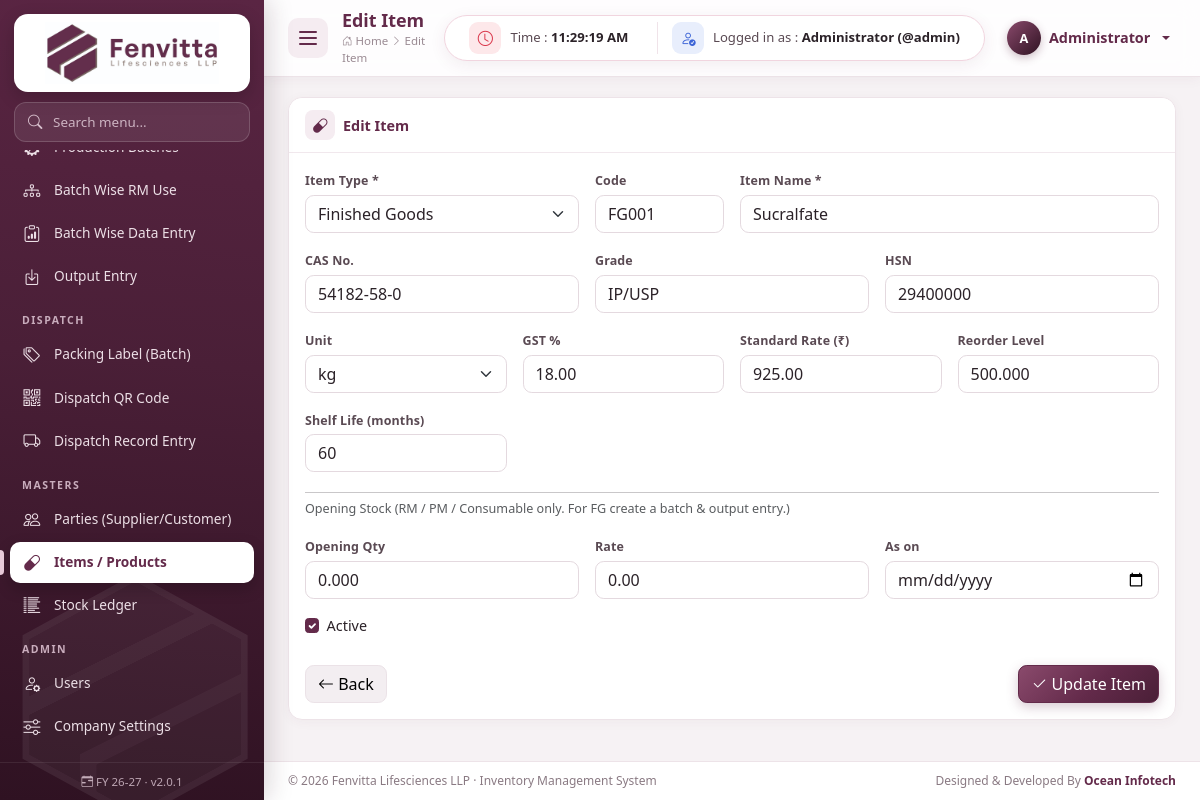
Screenshot of /items/edit/1 (signed in) with the database file from the repository.
### tables this page shows
CREATE TABLE items (
  id INT AUTO_INCREMENT PRIMARY KEY,
  item_type ENUM('RM','PM','FG','CONSUMABLE','SERVICE') NOT NULL DEFAULT 'RM',
  code VARCHAR(40) NULL,
  name VARCHAR(150) NOT NULL,
  cas_no VARCHAR(40) NULL,
  grade VARCHAR(60) NULL,
  hsn VARCHAR(20) NULL,
  unit VARCHAR(15) NOT NULL DEFAULT 'kg',
  gst_rate DECIMAL(5,2) NOT NULL DEFAULT 18,
  std_rate DECIMAL(14,2) NOT NULL DEFAULT 0,
  reorder_level DECIMAL(14,3) NOT NULL DEFAULT 0,
  opening_qty DECIMAL(14,3) NOT NULL DEFAULT 0,
  opening_rate DECIMAL(14,2) NOT NULL DEFAULT 0,
  opening_date DATE NULL,
  shelf_life_months INT NOT NULL DEFAULT 0,
  is_active TINYINT(1) NOT NULL DEFAULT 1,
  created_at TIMESTAMP DEFAULT CURRENT_TIMESTAMP,
  INDEX (item_type)
);

### includes/functions.php (called while the page is built, shortened)
<?php
require_once __DIR__ . '/db.php';
function e($v): string
{
    return htmlspecialchars((string)($v ?? ''), ENT_QUOTES, 'UTF-8');
}
function url(string $path = ''): string
{
    return BASE_URL . ltrim($path, '/');
}
function get(string $k, $default = '')
{
    $v = $_GET[$k] ?? $default;
    return is_string($v) ? trim($v) : $v;
}
function item_type_label(string $t): string
{
    return [
        'RM' => 'Raw Material', 'PM' => 'Packing Material', 'FG' => 'Finished Goods',
        'CONSUMABLE' => 'Consumable / Others', 'SERVICE' => 'Service / Expense',
    ][$t] ?? $t;
}

### includes/db.php (called while the page is built, shortened)
<?php
$conn = null;
function db()
{
    global $conn;
    if ($conn === null) {
        try {
            $conn = mysqli_connect(DB_HOST, DB_USER, DB_PASS, DB_NAME, DB_PORT);
            mysqli_set_charset($conn, 'utf8mb4');
        } catch (mysqli_sql_exception $e) {
            http_response_code(500);
            die('<h3 style="font-family:sans-serif;color:#632a4a">Database connection failed.</h3>'
                . '<p style="font-family:sans-serif">Check <code>config/config.php</code> and import <code>database/fenvita_inventory.sql</code>.<br><small>'
                . htmlspecialchars($e->getMessage()) . '</small></p>');
        }
    }
    return $conn;
}
function q($sql, $params = [])
{
    $stmt = mysqli_prepare(db(), $sql);
    if ($params) {
        $types = '';
        $values = [];
        foreach ($params as $p) {
            if (is_int($p)) {
                $types .= 'i';
            } elseif (is_float($p)) {
                $types .= 'd';
            } else {
                $types .= 's';
            }
            $values[] = $p;
        }
        mysqli_stmt_bind_param($stmt, $types, ...$values);
    }
    mysqli_stmt_execute($stmt);
    $result = mysqli_stmt_get_result($stmt);
    return $result === false ? true : $result;
}
function row($sql, $params = [])
{
    $result = q($sql, $params);
    $r = mysqli_fetch_assoc($result);
    return $r ?: null;
}

### modules/items/add.php (the view, shortened to what this page needs)
<?php
$types = ['RM', 'PM', 'FG', 'CONSUMABLE', 'SERVICE'];
$id = (int)get('id');
$item = $id ? row('SELECT * FROM items WHERE id=?', [$id]) : null;
$it = $item ?? [
    'item_type' => in_array(get('type'), $types) ? get('type') : 'RM', 'code' => '', 'name' => '', 'cas_no' => '', 'grade' => '', 'hsn' => '',
    'unit' => 'kg', 'gst_rate' => 18, 'std_rate' => 0, 'reorder_level' => 0, 'shelf_life_months' => 0,
    'opening_qty' => 0, 'opening_rate' => 0, 'opening_date' => today(), 'is_active' => 1,
];
$pageTitle = $item ? 'Edit Item' : 'Add Item';
include ROOT_PATH . '/includes/header.php';
?>
<div class="card" style="max-width:900px">
    <div class="card-header"><i class="bi bi-capsule"></i> <?= $pageTitle ?></div>
    <div class="card-body">
        <form method="post">
            <div class="row g-3">
                <div class="col-md-4">
                    <label class="form-label">Item Type *</label>
                    <select name="item_type" class="form-select">
                        <?php foreach ($types as $t): ?><option value="<?= $t ?>" <?= $it['item_type'] === $t ? 'selected' : '' ?>><?= item_type_label($t) ?></option><?php endforeach; ?>
                    </select>
                </div>
                <div class="col-md-2"><label class="form-label">Code</label><input name="code" class="form-control" value="<?= e($it['code']) ?>"></div>
                <div class="col-md-6"><label class="form-label">Item Name *</label><input name="name" class="form-control" required value="<?= e($it['name']) ?>"></div>
                <div class="col-md-4"><label class="form-label">CAS No.</label><input name="cas_no" class="form-control" value="<?= e($it['cas_no']) ?>"></div>
                <div class="col-md-4"><label class="form-label">Grade</label><input name="grade" class="form-control" placeholder="IP/USP/BP" value="<?= e($it['grade']) ?>"></div>
                <div class="col-md-4"><label class="form-label">HSN</label><input name="hsn" class="form-control" value="<?= e($it['hsn']) ?>"></div>
                <div class="col-md-3">
                    <label class="form-label">Unit</label>
                    <select name="unit" class="form-select">
                        <?php foreach (['kg', 'Ltr', 'MT', 'gm', 'Nos', 'Drum', 'Bag'] as $u): ?><option <?= $it['unit'] === $u ? 'selected' : '' ?>><?= $u ?></option><?php endforeach; ?>
                    </select>
                </div>
                <div class="col-md-3"><label class="form-label">GST %</label><input type="number" step="0.01" name="gst_rate" class="form-control" value="<?= e($it['gst_rate']) ?>"></div>
                <div class="col-md-3"><label class="form-label">Standard Rate (₹)</label><input type="number" step="0.01" name="std_rate" class="form-control" value="<?= e($it['std_rate']) ?>"></div>
                <div class="col-md-3"><label class="form-label">Reorder Level</label><input type="number" step="0.001" name="reorder_level" class="form-control" value="<?= e($it['reorder_level']) ?>"></div>
                <div class="col-md-3"><label class="form-label">Shelf Life (months)</label><input type="number" name="shelf_life_months" class="form-control" value="<?= e($it['shelf_life_months']) ?>"></div>
                <div class="col-12"><hr class="my-1"><small class="text-muted">Opening Stock (RM / PM / Consumable only. For FG create a batch &amp; output entry.)</small></div>
                <div class="col-md-4"><label class="form-label">Opening Qty</label><input type="number" step="0.001" name="opening_qty" class="form-control" value="<?= e($it['opening_qty']) ?>"></div>
                <div class="col-md-4"><label class="form-label">Rate</label><input type="number" step="0.01" name="opening_rate" class="form-control" value="<?= e($it['opening_rate']) ?>"></div>
                <div class="col-md-4"><label class="form-label">As on</label><input type="date" name="opening_date" class="form-control" value="<?= e($it['opening_date']) ?>"></div>
                <div class="col-12">
                    <div class="form-check">
                        <input type="checkbox" class="form-check-input" name="is_active" id="act" value="1" <?= $it['is_active'] ? 'checked' : '' ?>>
                        <label class="form-check-label" for="act">Active</label>
                    </div>
                </div>
            </div>
            <div class="mt-4 d-flex gap-2">
                <a href="<?= url('items') ?>" class="btn btn-light"><i class="bi bi-arrow-left"></i> Back</a>
                <button class="btn btn-primary ms-auto"><i class="bi bi-check2"></i> <?= $item ? 'Update' : 'Save' ?> Item</button>
            </div>
        </form>
    </div>
</div>
<?php include ROOT_PATH . '/includes/footer.php'; ?>

### assets/css/style.css (style rules this page uses)
:root { --fv-primary: #632a4a; --fv-primary-dark: #4a1f37; --fv-primary-deep: #2f1222; --fv-primary-soft: #8a4a6c; --fv-primary-light: #f5ecf1; --fv-accent: #8c7b73; --fv-accent-light: #efe9e6; --fv-bg: #f6f2f4; --fv-text: #2b2228; --sidebar-w: 264px; --sidebar-mini-w: 78px; --ease: cubic-bezier(.4, 0, .2, 1); --bs-primary: #632a4a; --bs-primary-rgb: 99, 42, 74; --bs-link-color: #632a4a; --bs-link-color-rgb: 99, 42, 74; --bs-link-hover-color: #4a1f37; --bs-link-hover-color-rgb: 74, 31, 55; --bs-body-font-family: "Segoe UI", Inter, Roboto, "Helvetica Neue", Arial, sans-serif; --bs-body-color: #2b2228; --bs-border-radius: .55rem; }
body { background: var(--fv-bg); font-size: .9rem; }
* { scrollbar-width: thin; scrollbar-color: #cdb7c3 transparent; }
.btn { transition: all .2s var(--ease); font-weight: 500; }
.btn-primary { --bs-btn-bg: var(--fv-primary); --bs-btn-border-color: var(--fv-primary); --bs-btn-hover-bg: var(--fv-primary-dark); --bs-btn-hover-border-color: var(--fv-primary-dark); --bs-btn-active-bg: var(--fv-primary-deep); --bs-btn-active-border-color: var(--fv-primary-deep); --bs-btn-disabled-bg: var(--fv-primary); --bs-btn-disabled-border-color: var(--fv-primary); background-image: linear-gradient(135deg, var(--fv-primary-soft) 0%, var(--fv-primary) 55%, var(--fv-primary-dark) 100%); box-shadow: 0 4px 12px rgba(99, 42, 74, .25); }
.btn-light { --bs-btn-bg: #f3eef1; --bs-btn-border-color: #ebe2e7; --bs-btn-hover-bg: #ebe0e6; }
.form-control, .form-select { border-color: #e4d9df; transition: border-color .2s, box-shadow .2s; }
.form-check-input:checked { background-color: var(--fv-primary); border-color: var(--fv-primary); }
.form-label { font-weight: 600; font-size: .78rem; color: #5a4a53; margin-bottom: .25rem; letter-spacing: .01em; }
.content > *, .content > .row > [class*="col"] { animation: fadeUp .5s var(--ease) both; }
.card { border: 1px solid #ede3e8; border-radius: 14px; box-shadow: 0 2px 12px rgba(99, 42, 74, .045); transition: box-shadow .25s, transform .25s; }
.card-header { background: #fff; border-bottom: 1px solid #f1e8ed; font-weight: 700; color: var(--fv-primary); padding: 12px 16px; border-radius: 14px 14px 0 0 !important; display: flex; align-items: center; gap: 8px; flex-wrap: wrap; }
.card-header > i:first-child { width: 30px; height: 30px; border-radius: 8px; display: inline-grid; place-items: center; background: var(--fv-primary-light); font-size: .95rem; }

### rows the page displays
items: code "FG001", name "Sucralfate", cas_no "54182-58-0", grade "IP/USP", hsn "29400000", unit "kg", gst_rate "18.00", std_rate "925.00", reorder_level "500.000", shelf_life_months "60", opening_qty "0.000", opening_rate "0.00", is_active "☑"

### other values shown
$navSub[0] "Batch Wise RM Use"
$navSub[0] "Batch Wise Data Entry"
$navSub[0] "Output Entry"
$navItem[0] "DISPATCH"
$navSub[0] "Packing Label (Batch)"
$navSub[0] "Dispatch QR Code"
$navSub[0] "Dispatch Record Entry"
$navItem[0] "MASTERS"
$navSub[0] "Parties (Supplier/Customer)"
$navSub[0] "Items / Products"
$navSub[0] "Stock Ledger"
$navItem[0] "ADMIN"
$navSub[0] "Users"
$navSub[0] "Company Settings"
fy_label() "26-27"
